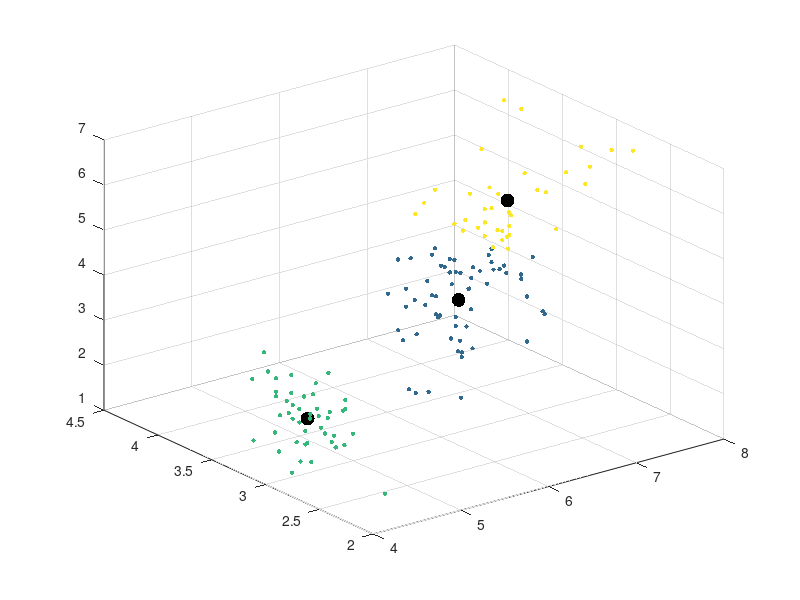

The MATLAB source for this figure:
% Классификация с использованием метода k ближайших соседей
load fisheriris;
X = meas;
Y = species;
mdl = fitcknn(X, Y, 'NumNeighbors', 5);
new_observation = [5, 3.5, 1, 0.2];
predicted_species = predict(mdl, new_observation);

% Кластеризация данных
[idx, C] = kmeans(X, 3);
scatter3(X(:,1), X(:,2), X(:,3), 10, idx, 'filled');
hold on;
scatter3(C(:,1), C(:,2), C(:,3), 100, 'k', 'filled');
